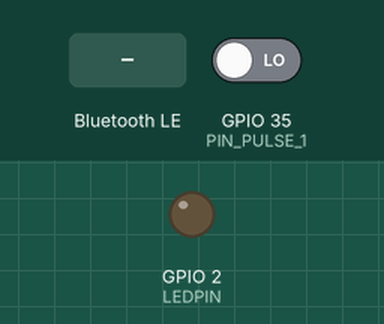
Bench run of a program on a simulated ESP32. Parts: output pins drawn as LEDs (lit = HIGH). The inputs (shaded band) are chosen by the test bench; at power-on: GPIO 35 (PIN_PULSE_1) LOW. Random numbers use the default seed unless the program sets one; nothing arrives over Bluetooth unless stated; a phone connects over Bluetooth LE 3 s after start; what the program prints to the serial monitor is not drawn.

Above: at 1.2 s.
1.3 s: Bluetooth LE write "0" received
At 4.6 s:
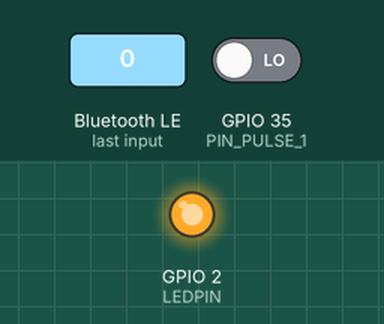
Timing chart, 0 to 6.1 s (numbered marks = the images above; inputs shaded):
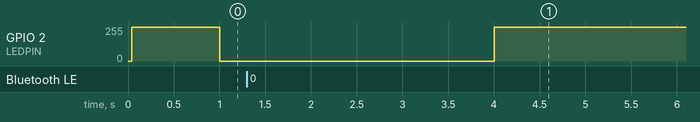

The program:

main.cpp
```cpp
/*
 __    __   __   _______ .______      ______   ___   ___  __   _______    ______
|  |  |  | |  | |       \ |   _  \   /  __  \  \  \ /  / |  | |       \  /  __  \
|  |__|  | |  | |  .--.  ||  |_)  | |  |  |  |  \  V  /  |  | |  .--.  ||  |  |  |
|   __   | |  | |  |  |  ||      /  |  |  |  |   >   <   |  | |  |  |  ||  |  |  |
|  |  |  | |  | |  '--'  ||  |\  \ .|  `--'  |  /  .  \  |  | |  '--'  ||  `--'  |
|__|  |__| |__| |_______/ | _| `._|  \______/  /__/ \__\ |__| |_______/  \______/
                                                                    Alexandre Souto
   Bluetooth Low Energy

   Compilador: Visual Studio 2022

   Autor: Alexandre Souto
   Data:  Setember 2022
*/

#include <Arduino.h>
#include <BLEDevice.h>
#include <BLEServer.h>
#include <BLEUtils.h>
#include <BLE2902.h>
#include <BLEAdvertisedDevice.h>
#include "esp_gap_ble_api.h"
#include "analogRead.hpp"
#include <BLEAddress.h>
#include <string>
#include <sstream>
#include <iomanip>
#include <string.h>
#include <stdio.h>

#define READ_INTERVAL     2000
#define LEDPIN               2
#define TIMER_INTERVAL 1000000 // 1 SEGUNDO

#define SERVICE_UUID "0716bf69-27fa-44bd-b636-4ab49725c6b0"
#define PACOTE_UUID  "0716bf69-27fa-44bd-b636-4ab49725c6b1"
#define RX_UUID      "4ac8a682-9736-4e5d-932b-e9b31405049c"

#define PIN_DIGITAL_1  5
#define PIN_DIGITAL_2 18
#define PIN_DIGITAL_3 19
#define PIN_DIGITAL_4 21
#define PIN_RPM       34
#define PIN_PULSE_1   35


String lastPackage = "";
String password = "$POK";

int devicesConnected = 0; //Contador de usuários conectados

unsigned int blinkMillis = 0;
unsigned int readMillis = 0;

int flag_retorno = 0;

char clientAddress[18];

volatile int interruptCounter;
int totalInterruptCounter;

struct obc_frame
{
  unsigned int rpm ;
  unsigned int digital1;
  unsigned int digital2;
  unsigned int digital3;
  unsigned int digital4;
  unsigned int pulse1;
}frame = {1,0,0,0,0,0};


analog_read pins(PIN_DIGITAL_1,PIN_DIGITAL_2,PIN_DIGITAL_3,PIN_DIGITAL_4,PIN_RPM,PIN_PULSE_1);


hw_timer_t * timer = NULL;
portMUX_TYPE timerMux = portMUX_INITIALIZER_UNLOCKED;

BLEServer *server = nullptr; //Ponteiro para uma variável tipo BLEserver
BLECharacteristic *pacote = nullptr; //Ponteiro para caracteristicas do serviço do periferico
BLECharacteristic *pacote_rx = nullptr; //Ponteiro para caracteristicas do serviço do periferico
BLEService *service = nullptr; //Ponteiro para variável tipo BLEService


void printteste(std::string teste)
{
  Serial.println(teste.c_str());

}

void testeReset()
{
  Serial.println("Restarting ...");
  delay(2000);
  ESP.restart();
}

//callback  para envendos das características
class CharacteristicCallbacks: public BLECharacteristicCallbacks
{
    std::string buffer = "";

    void onWrite(BLECharacteristic *pacote_rx)
    {
      Serial.println((char *) pacote_rx -> getData());


      //retorna ponteiro para o registrador contendo o valor atual da caracteristica
      std::string rxValue = pacote_rx -> getValue();
      //verifica se existe dados (tamanho maior que zero)
      buffer += rxValue.c_str();
      //Serial.print(rxValue.c_str());

      std::string rxValueCheck = "!";
      rxValueCheck.c_str();

      if (rxValue == rxValueCheck)
      {
       // Serial.print("passou aqui");
      }

      printteste(" : ");
      printteste(buffer.c_str());

      if(buffer != "$POK!")
      {
        Serial.print("passou aqui");
        flag_retorno = 1;
        buffer = "";
      }
      else
      {
        buffer = "";
      }
  }

};


class ServerCallbacks: public BLEServerCallbacks // Classe para herdar os serviços de callback BLE
{
  void onConnect(BLEServer *s, esp_ble_gatts_cb_param_t *param)
  {
    devicesConnected ++; // quando um usuario se conecta soma mais na variavel
    BLEDevice::startAdvertising(); // Mesmo que esteja alguém conectado o Advertinsing é chamado novamente e permite conecções com outros dispositivos simultaneos
    Serial.println("Device Connected");
		char clientAddress[18];

		sprintf(
			clientAddress,
			"%.2X:%.2X:%.2X:%.2X:%.2X:%.2X",
			param->connect.remote_bda[0],
			param->connect.remote_bda[1],
			param->connect.remote_bda[2],
			param->connect.remote_bda[3],
			param->connect.remote_bda[4],
			param->connect.remote_bda[5]
		);

    Serial.printf(clientAddress);
  }


  void onDisconnect(BLEServer *s, esp_ble_gatts_cb_param_t *param)
  {
    devicesConnected--; // quando um usuario se desconecta subtrai um na variavel
    Serial.println("Device Disconnected");
    flag_retorno = 0;
    testeReset();
    char remoteAddress[20];

		sprintf(
			remoteAddress,
			"%.2X:%.2X:%.2X:%.2X:%.2X:%.2X",
			param->disconnect.remote_bda[0],
			param->disconnect.remote_bda[1],
			param->disconnect.remote_bda[2],
			param->disconnect.remote_bda[3],
			param->disconnect.remote_bda[4],
			param->disconnect.remote_bda[5]
		);

    Serial.printf(remoteAddress);
    flag_retorno = 0;
    testeReset();
    service -> stop();
  }

};

void IRAM_ATTR onTimer();
void sense();
String Gerador_de_Checksum(String package);

void setup()
{

  Serial.begin(9600);
  // Rotina de interrupção
  timer = timerBegin(0, 80, true);
  timerAttachInterrupt(timer, &onTimer, true);
  timerAlarmWrite(timer,TIMER_INTERVAL, true);
  timerAlarmEnable(timer);


  Serial.println("Starting ...");
  pinMode(LEDPIN,OUTPUT); //Define pino como saida (led azul da devkit)

  BLEDevice::init("OBC"); //inicio o dispositivo/Periferico
  server = BLEDevice::createServer(); //crio um servidor e coloco seu endereço no ponteiro server

  //======= Callback BLE ======= //
  server -> setCallbacks(new ServerCallbacks()); // cria uma instancia do serviço de callback

  //======= Serviços do Periferico BLE ======= //
  service = server -> createService(SERVICE_UUID); //crio um serviço com o UUID e guardo seu endereço no ponteiro
  pacote = service -> createCharacteristic( PACOTE_UUID, BLECharacteristic::PROPERTY_READ | BLECharacteristic::PROPERTY_NOTIFY); // Habilita a assinatura do serviço para receber alteraçoes de pacote //Configurar Características
  pacote_rx = service -> createCharacteristic( RX_UUID, BLECharacteristic::PROPERTY_WRITE | BLECharacteristic::PROPERTY_READ ); // Create a BLE Characteristic para recebimento de dados
  pacote->addDescriptor(new BLE2902());


  pacote_rx -> setCallbacks(new CharacteristicCallbacks());
  service -> start(); // inicia o serviço

  // ======= Criação do Advertising para poder ser descoberto ======= //
  BLEAdvertising *advertising = nullptr; // Ponteiro para váriavel tipo BLEAdvertising
  advertising = BLEDevice::getAdvertising(); // Crio um advertising e coloco seu endereço no ponteiro advertising
  advertising -> addServiceUUID(SERVICE_UUID);
  advertising -> setScanResponse(false); //Configurações de Advertising
  advertising -> setMinPreferred(0x06); //Configurações de Advertising
  BLEDevice::startAdvertising(); //inicia o Advertising

}

void IRAM_ATTR onTimer()
{
  portENTER_CRITICAL_ISR(&timerMux);
  interruptCounter++;
  portEXIT_CRITICAL_ISR(&timerMux);

}

String Gerador_de_Checksum(String package)
{
  String checksum = "";
  int DV = 0;
  int tamanho = package.length();
  for (int i = 0; i < tamanho; i++)
  {
    DV ^= package[i];   // bitwise XOR
  }

  String hexValue = String(DV, HEX) + "\0"; // conver DV para hexadecimal

  if (hexValue.length() == 1)
    checksum = "0" + hexValue;
  if (hexValue.length() == 2)
    checksum = hexValue;
  if (hexValue.length() == 3)
    checksum = "0" + hexValue[2];
  if (hexValue.length() == 4)
    checksum = (hexValue[2] + hexValue[4]);
  if (hexValue == "0")
    checksum = "00";

  return checksum;
}

void Sent_Package()
{
  String package;

  //  frame.digital1 =  pins.analog_digital(PIN_DIGITAL_1);
  //  frame.digital2 =  pins.analog_digital(PIN_DIGITAL_2);
  //  frame.digital3 =  pins.analog_digital(PIN_DIGITAL_3);
  //  frame.digital4 =  pins.analog_digital(PIN_DIGITAL_4);
  //  frame.rpm      = random(1000);// pins.analog_rpm(PIN_RPM);
  //  frame.pulse1   =  pins.analog_pulse(PIN_PULSE_1);


  frame.digital1 =  random(2);
  frame.digital2 =  random(2);
  frame.digital3 =  random(2);
  frame.digital4 =  random(2);
  frame.rpm      =  random(1000);
  frame.pulse1   =  pins.analog_pulse(PIN_PULSE_1);


  package = "$ALX,";
   //$ALX,600,0,0,0,0,0,checksum\r\n

  //Serial.printf("Digital 1: %d | Digital 2: %d | Digital 3: %d  | Digital 4: %d | RPM: %d | Pulse: %d \n", frame.digital1,frame.digital2,frame.digital3,frame.digital4,frame.rpm,frame.pulse1);

  package = (package + frame.rpm + "," + frame.digital1 + "," + frame.digital2 + "," + frame.digital3 + "," + frame.digital4 + "," + frame.pulse1 + ",");

  String temp_checksum = Gerador_de_Checksum(package);

  package = (package + temp_checksum + "\r\n");
  Serial.print(package);

  if (package != lastPackage)
  {
      pacote -> setValue(package.c_str());
      pacote -> notify(true); //notifica que houve alterações no pacote
      lastPackage = package;

      //pacote->notify(specificAddress);

  }

}

void loop()
{

  if (interruptCounter > 0)
  {

    portENTER_CRITICAL(&timerMux);
    interruptCounter--;
    portEXIT_CRITICAL(&timerMux);

    if (flag_retorno == 1) //flag_retorno == 1
    {
      Sent_Package();
    }

   totalInterruptCounter++;

  }

  if (readMillis == 0 || (millis() - readMillis) >= READ_INTERVAL)
  {
    readMillis = millis();
  }

  if (!devicesConnected)
  {
    if(blinkMillis == 0 || (millis() - blinkMillis) >= 1000)
    {
      digitalWrite(LEDPIN, !digitalRead(LEDPIN));
      blinkMillis = millis();
    }
  }
  else
  {
    digitalWrite(LEDPIN,HIGH);
  }


}
```

analogRead.cpp
```cpp
#include <Arduino.h>
#include "analogRead.hpp"


analog_read::analog_read(const int pin1,const int pin2,const int pin3,const int pin4,const int rpm,const int pulse)
{
    pinMode(pin1,   INPUT_PULLDOWN);
    pinMode(pin2,   INPUT_PULLDOWN);
    pinMode(pin3,   INPUT_PULLDOWN);
    pinMode(pin4,   INPUT_PULLDOWN);
    pinMode(rpm,    INPUT_PULLDOWN);
    pinMode(pulse,  INPUT_PULLDOWN);

}

unsigned analog_read::analog_digital(int pinoDigital)
{
    int DigitalVal = 0;

    if ((DigitalVal =! digitalRead(pinoDigital)))
    {
        DigitalVal = 1;
    }


    return DigitalVal;
}

unsigned analog_read::analog_rpm(int rpm)
{
    float totalTime      =  0;
    int   highPulseTime  =  0;
    int   lowPulseTime   =  0;
    int   frequency      =  0;

    /*
                          high
              |--|  |--|  |--|  |--|  |--|
            __|  |__|  |__|  |__|  |__|  |____  signal PWM pulse
                  low
      -----------------------------------------------> time
    */

    highPulseTime = pulseIn(rpm, HIGH); // Time the signal is high
    lowPulseTime = pulseIn(rpm, LOW); // Time the signal is low
    totalTime = highPulseTime + lowPulseTime; // Sum time high and low

    if (totalTime <= 0)
    {
      totalTime = 1000000;
    }

    frequency = 1000000 / totalTime;

    if (frequency == 1)
    {
      frequency = 0;
    }
    return frequency;
}

unsigned analog_read::analog_pulse(int pulse)
{
     /*
                          high = pulse
              |--|  |--|  |--|  |--|  |--|
            __|  |__|  |__|  |__|  |__|  |____  signal pulses
                  low
      -----------------------------------------------> time
   */
      float totalTime     = 0;
      int   highPulseTime = 0;
      int   lowPulseTime  = 0;
      int   numPulse      = 0;

      highPulseTime = pulseIn(pulse, HIGH); // Time the signal is high
      lowPulseTime =  pulseIn(pulse, LOW); // Time the signal is low

      totalTime = highPulseTime + lowPulseTime;

      if (totalTime <= 0)
      {
        totalTime = 1000000;
      }

      numPulse = 1000000/totalTime;    //obter frequência com o tempo está em microssegundos
      if (numPulse == 1)
      {
        numPulse = 0;
      }

      return numPulse;

}
```

analogRead.hpp
```cpp
#include <Arduino.h>

#ifndef ANALOG_READ
#define ANALOG_READ

class analog_read
{
    public:
        analog_read(const int pin1,const int pin2,const int pin3,const int pin4,const int pulse1,const int rpm);
        unsigned analog_digital(const int digital1);
        unsigned analog_pulse(const int pulse1);
        unsigned analog_rpm(const int rpm);


    private:
        int pins[6];
};


#endif
```
